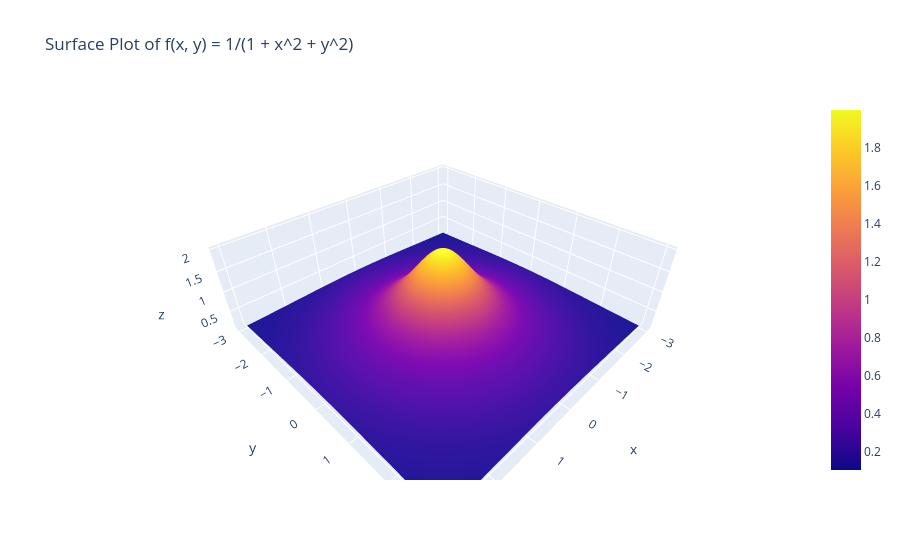

The notebook cell saved with this chart:
### Code cell
x = np.linspace(-3, 3, 100)
y = np.linspace(-3, 3, 100)

# Create meshgrid for 2D arrays
X, Y = np.meshgrid(x, y)


Z = 2 / (1*(1 + X**2 + Y**2))

# Create 3D surface plot using Plotly
fig = go.Figure(data=[go.Surface(z=Z, x=x, y=y)])

# Update layout
fig.update_layout(title='Surface Plot of f(x, y) = 1/(1 + x^2 + y^2)',
                  scene = dict(
                      xaxis_title='x',
                      yaxis_title='y',
                      zaxis_title='z'))

# Show the plot
fig.show()
